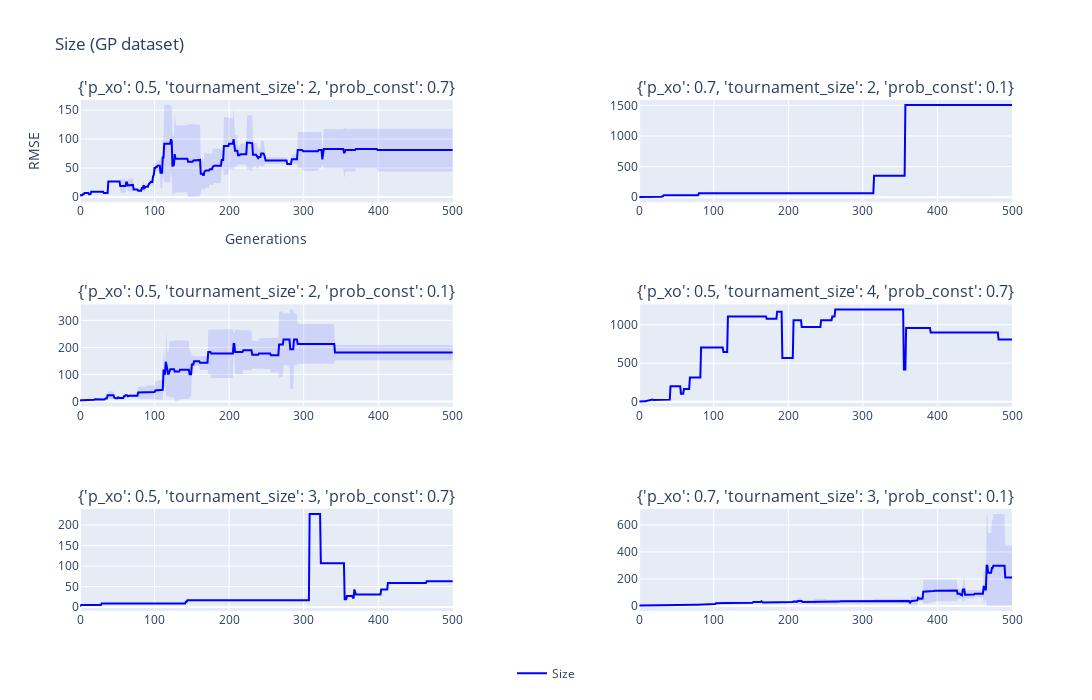

Write notebook code for a chart like this one.
### Code cell
fit_or_size_per_comb(k_outer,MODEL_NAME, size=True)

### Figure 1 — Plotly figure (JSON) as saved in the notebook; plotly's stock layout.template omitted (floating-point values rounded to 4 significant figures; data arrays with more than 128 entries replaced by an {"elided": "..."} marker saying what was removed)
{"data": [{"line": {"color": "blue"}, "mode": "lines", "name": "Size", "showlegend": true, "type": "scatter", "x": {"elided": "501 int values"}, "xaxis": "x", "y": {"elided": "501 int values"}, "yaxis": "y"}, {"line": {"width": 0}, "mode": "lines", "name": "+1 std Train", "showlegend": false, "type": "scatter", "x": {"elided": "501 int values"}, "xaxis": "x", "y": {"elided": "501 float values"}, "yaxis": "y"}, {"fill": "tonexty", "fillcolor": "rgba(0,0,255,0.1)", "line": {"width": 0}, "mode": "lines", "name": "-1 std Train", "showlegend": false, "type": "scatter", "x": {"elided": "501 int values"}, "xaxis": "x", "y": {"elided": "501 float values"}, "yaxis": "y"}, {"line": {"color": "blue"}, "mode": "lines", "name": "Size", "showlegend": false, "type": "scatter", "x": {"elided": "501 int values"}, "xaxis": "x2", "y": {"elided": "501 int values"}, "yaxis": "y2"}, {"line": {"width": 0}, "mode": "lines", "name": "+1 std Train", "showlegend": false, "type": "scatter", "x": {"elided": "501 int values"}, "xaxis": "x2", "y": {"elided": "501 null values"}, "yaxis": "y2"}, {"fill": "tonexty", "fillcolor": "rgba(0,0,255,0.1)", "line": {"width": 0}, "mode": "lines", "name": "-1 std Train", "showlegend": false, "type": "scatter", "x": {"elided": "501 int values"}, "xaxis": "x2", "y": {"elided": "501 null values"}, "yaxis": "y2"}, {"line": {"color": "blue"}, "mode": "lines", "name": "Size", "showlegend": false, "type": "scatter", "x": {"elided": "501 int values"}, "xaxis": "x3", "y": {"elided": "501 int values"}, "yaxis": "y3"}, {"line": {"width": 0}, "mode": "lines", "name": "+1 std Train", "showlegend": false, "type": "scatter", "x": {"elided": "501 int values"}, "xaxis": "x3", "y": {"elided": "501 float values"}, "yaxis": "y3"}, {"fill": "tonexty", "fillcolor": "rgba(0,0,255,0.1)", "line": {"width": 0}, "mode": "lines", "name": "-1 std Train", "showlegend": false, "type": "scatter", "x": {"elided": "501 int values"}, "xaxis": "x3", "y": {"elided": "501 float values"}, "yaxis": "y3"}, {"line": {"color": "blue"}, "mode": "lines", "name": "Size", "showlegend": false, "type": "scatter", "x": {"elided": "501 int values"}, "xaxis": "x4", "y": {"elided": "501 int values"}, "yaxis": "y4"}, {"line": {"width": 0}, "mode": "lines", "name": "+1 std Train", "showlegend": false, "type": "scatter", "x": {"elided": "501 int values"}, "xaxis": "x4", "y": {"elided": "501 null values"}, "yaxis": "y4"}, {"fill": "tonexty", "fillcolor": "rgba(0,0,255,0.1)", "line": {"width": 0}, "mode": "lines", "name": "-1 std Train", "showlegend": false, "type": "scatter", "x": {"elided": "501 int values"}, "xaxis": "x4", "y": {"elided": "501 null values"}, "yaxis": "y4"}, {"line": {"color": "blue"}, "mode": "lines", "name": "Size", "showlegend": false, "type": "scatter", "x": {"elided": "501 int values"}, "xaxis": "x5", "y": {"elided": "501 int values"}, "yaxis": "y5"}, {"line": {"width": 0}, "mode": "lines", "name": "+1 std Train", "showlegend": false, "type": "scatter", "x": {"elided": "501 int values"}, "xaxis": "x5", "y": {"elided": "501 null values"}, "yaxis": "y5"}, {"fill": "tonexty", "fillcolor": "rgba(0,0,255,0.1)", "line": {"width": 0}, "mode": "lines", "name": "-1 std Train", "showlegend": false, "type": "scatter", "x": {"elided": "501 int values"}, "xaxis": "x5", "y": {"elided": "501 null values"}, "yaxis": "y5"}, {"line": {"color": "blue"}, "mode": "lines", "name": "Size", "showlegend": false, "type": "scatter", "x": {"elided": "501 int values"}, "xaxis": "x6", "y": {"elided": "501 float values"}, "yaxis": "y6"}, {"line": {"width": 0}, "mode": "lines", "name": "+1 std Train", "showlegend": false, "type": "scatter", "x": {"elided": "501 int values"}, "xaxis": "x6", "y": {"elided": "501 float values"}, "yaxis": "y6"}, {"fill": "tonexty", "fillcolor": "rgba(0,0,255,0.1)", "line": {"width": 0}, "mode": "lines", "name": "-1 std Train", "showlegend": false, "type": "scatter", "x": {"elided": "501 int values"}, "xaxis": "x6", "y": {"elided": "501 float values"}, "yaxis": "y6"}], "layout": {"annotations": [{"font": {"size": 16}, "showarrow": false, "text": "{'p_xo': 0.5, 'tournament_size': 2, 'prob_const': 0.7}", "x": 0.2, "xanchor": "center", "xref": "paper", "y": 1, "yanchor": "bottom", "yref": "paper"}, {"font": {"size": 16}, "showarrow": false, "text": "{'p_xo': 0.7, 'tournament_size': 2, 'prob_const': 0.1}", "x": 0.8, "xanchor": "center", "xref": "paper", "y": 1, "yanchor": "bottom", "yref": "paper"}, {"font": {"size": 16}, "showarrow": false, "text": "{'p_xo': 0.5, 'tournament_size': 2, 'prob_const': 0.1}", "x": 0.2, "xanchor": "center", "xref": "paper", "y": 0.6, "yanchor": "bottom", "yref": "paper"}, {"font": {"size": 16}, "showarrow": false, "text": "{'p_xo': 0.5, 'tournament_size': 4, 'prob_const': 0.7}", "x": 0.8, "xanchor": "center", "xref": "paper", "y": 0.6, "yanchor": "bottom", "yref": "paper"}, {"font": {"size": 16}, "showarrow": false, "text": "{'p_xo': 0.5, 'tournament_size': 3, 'prob_const': 0.7}", "x": 0.2, "xanchor": "center", "xref": "paper", "y": 0.2, "yanchor": "bottom", "yref": "paper"}, {"font": {"size": 16}, "showarrow": false, "text": "{'p_xo': 0.7, 'tournament_size': 3, 'prob_const': 0.1}", "x": 0.8, "xanchor": "center", "xref": "paper", "y": 0.2, "yanchor": "bottom", "yref": "paper"}], "height": 700, "legend": {"orientation": "h", "x": 0.5, "xanchor": "center", "y": -0.15, "yanchor": "bottom"}, "title": {"text": "Size (GP dataset)"}, "width": 1100, "xaxis": {"anchor": "y", "domain": [0, 0.4], "title": {"text": "Generations"}}, "xaxis2": {"anchor": "y2", "domain": [0.6, 1]}, "xaxis3": {"anchor": "y3", "domain": [0, 0.4]}, "xaxis4": {"anchor": "y4", "domain": [0.6, 1]}, "xaxis5": {"anchor": "y5", "domain": [0, 0.4]}, "xaxis6": {"anchor": "y6", "domain": [0.6, 1]}, "yaxis": {"anchor": "x", "domain": [0.8, 1], "range": [0, null], "title": {"text": "RMSE"}}, "yaxis2": {"anchor": "x2", "domain": [0.8, 1], "range": [0, null]}, "yaxis3": {"anchor": "x3", "domain": [0.4, 0.6], "range": [0, null]}, "yaxis4": {"anchor": "x4", "domain": [0.4, 0.6], "range": [0, null]}, "yaxis5": {"anchor": "x5", "domain": [0, 0.2], "range": [0, null]}, "yaxis6": {"anchor": "x6", "domain": [0, 0.2], "range": [0, null]}}}
